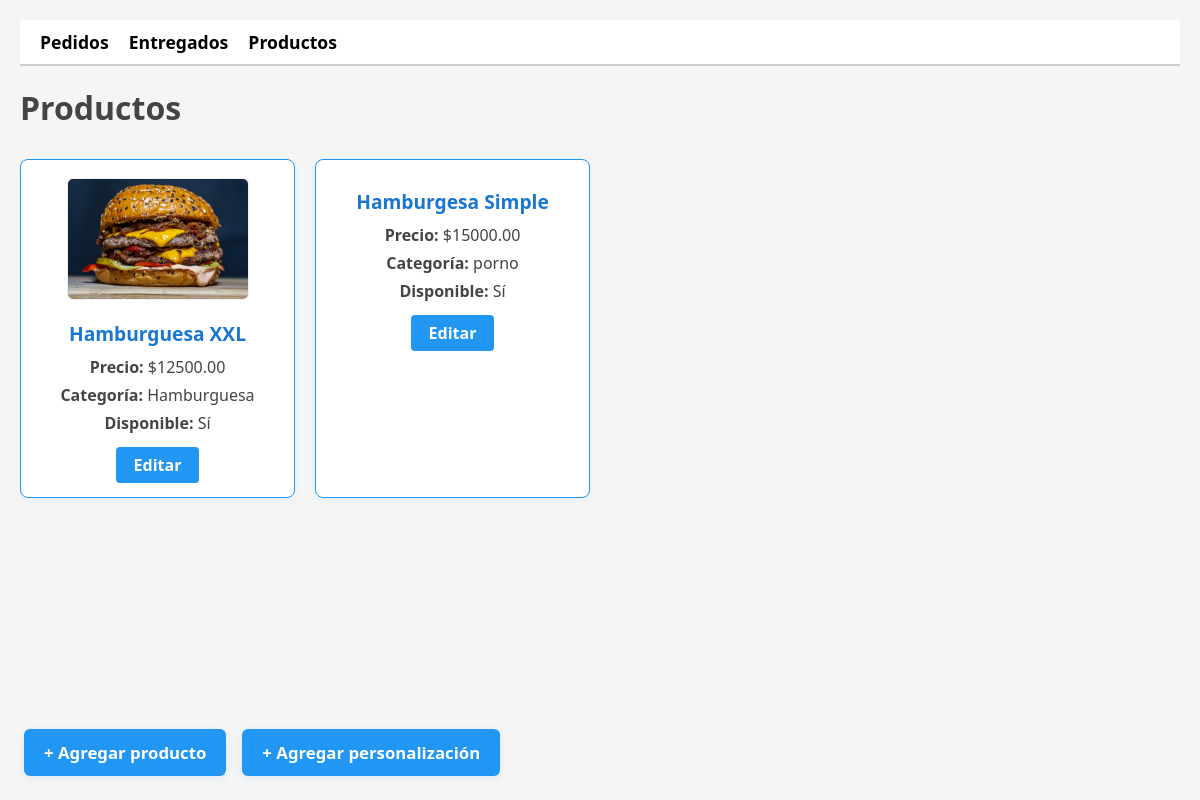
The page /panel/productos/ on the database as committed earlier.
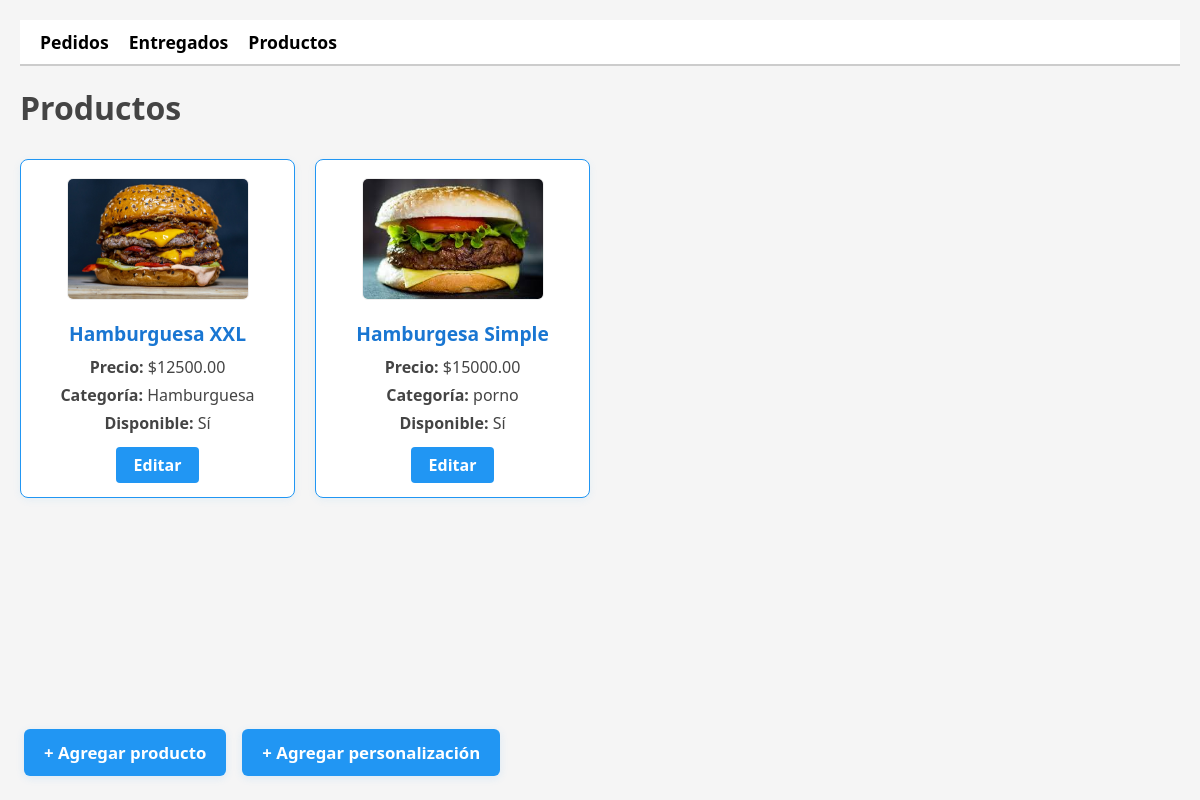
The same page on the database as committed later.
### mi_app/models.py (models this page shows, shortened)
class Producto(models.Model):
    nombre = models.CharField(max_length=100)
    descripcion = models.TextField(blank=True)
    precio = models.DecimalField(max_digits=8, decimal_places=2)
    categoria = models.CharField(max_length=50)
    disponible = models.BooleanField(default=True)
    personalizable = models.BooleanField(default=False)
    campos_personalizacion = models.ManyToManyField('PersonalizacionCampo', blank=True, related_name='productos')
    imagen = models.ImageField(upload_to='productos/', blank=True, null=True)  # 👈 campo nuevo

### mi_app/views/admin.py (the view)
# urls.py: path('panel/productos/', views.productos_admin, name='productos_admin'),
def productos_admin(request):
    productos = Producto.objects.all()
    return render(request, 'admin/productos_admin.html', {'productos': productos})

### mi_app/templates/admin/productos_admin.html (shortened to what this page needs)
{% load static %}
<link rel="stylesheet" href="{% static 'css/admin_panel.css' %}">
<nav class="admin-menu">
  <a href="{% url 'pedidos_admin' %}">Pedidos</a>
  <a href="{% url 'pedidos_entregados_admin' %}">Entregados</a>
  <a href="{% url 'productos_admin' %}">Productos</a>
</nav>
<h1>Productos</h1>
<div class="productos-grid">
  {% for producto in productos %}
    <div class="producto-card">
      {% if producto.imagen %}
        <img src="{{ producto.imagen.url }}" alt="{{ producto.nombre }}" class="producto-img">
      {% endif %}
      <h2>{{ producto.nombre }}</h2>
      <p><strong>Precio:</strong> ${{ producto.precio }}</p>
      <p><strong>Categoría:</strong> {{ producto.categoria }}</p>
      <p><strong>Disponible:</strong> {{ producto.disponible|yesno:"Sí,No" }}</p>
      <a href="{% url 'editar_producto_admin' producto.pk %}" class="editar-btn">Editar</a>
    </div>
  {% empty %}
    <p>No hay productos cargados.</p>
  {% endfor %}
</div>
<div class="admin-fixed-buttons">
  <a href="{% url 'agregar_producto_admin' %}" class="admin-btn">+ Agregar producto</a>
  <a href="{% url 'lista_personalizaciones_admin' %}" class="admin-btn">+ Agregar personalización</a>
</div>

Rows that differ between the two databases and show on the page:
changed Producto "Hamburgesa Simple": imagen: picture added
